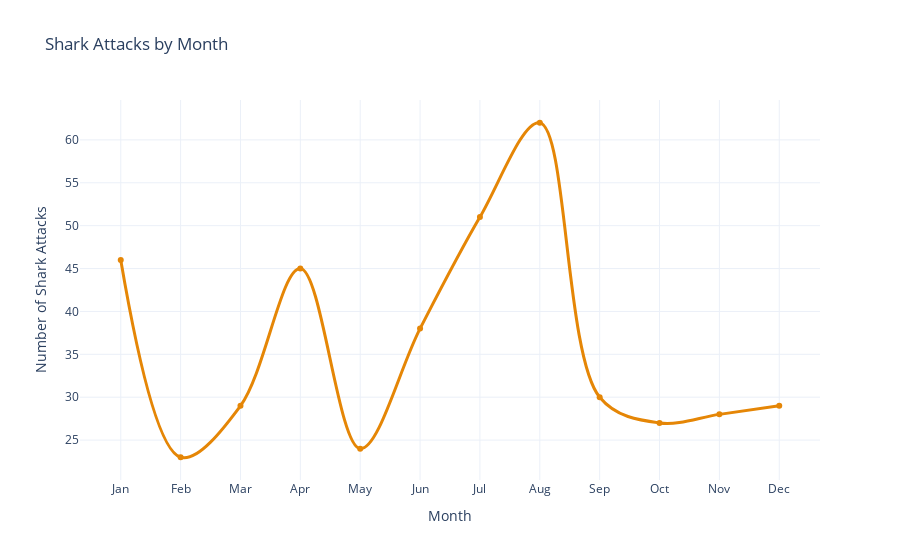

Source (notebook cell):
### Code cell
month_map = {
    'Jan': 1, 'January': 1,
    'Feb': 2, 'February': 2,
    'Mar': 3, 'March': 3,
    'Apr': 4, 'April': 4,
    'May': 5,
    'Jun': 6, 'June': 6,
    'Jul': 7, 'July': 7,
    'Aug': 8, 'August': 8,
    'Sep': 9, 'Sept': 9, 'September': 9,
    'Oct': 10, 'October': 10,
    'Nov': 11, 'November': 11,
    'Dec': 12, 'December': 12
}
df['Month_Num'] = df['MM'].map(month_map)
df = df.dropna(subset=['Month_Num'])
attacks_by_month = df.groupby(['Month_Num', 'MM']).size().reset_index(name='Count')
attacks_by_month = attacks_by_month.sort_values('Month_Num')
import plotly.express as px
import plotly.io as pio
pio.renderers.default = 'vscode'
fig = px.line(
    attacks_by_month,
    x='MM',
    y='Count',
    title='Shark Attacks by Month',
    markers=True,
    line_shape='spline',
    color_discrete_sequence=px.colors.qualitative.Vivid
)
fig.update_traces(line=dict(width=3))
fig.update_layout(
    xaxis_title='Month',
    yaxis_title='Number of Shark Attacks',
    template='plotly_white',
    hovermode='x unified'
)
fig.show()

### Figure 1 — Plotly figure (JSON) as saved in the notebook; plotly's stock layout.template omitted (floating-point values rounded to 4 significant figures)
{"data": [{"hovertemplate": "MM=%{x}<br>Count=%{y}<extra></extra>", "legendgroup": "", "line": {"color": "rgb(229, 134, 6)", "dash": "solid", "shape": "spline", "width": 3}, "marker": {"symbol": "circle"}, "mode": "lines+markers", "name": "", "orientation": "v", "showlegend": false, "type": "scatter", "x": ["Jan", "Feb", "Mar", "Apr", "May", "Jun", "Jul", "Aug", "Sep", "Oct", "Nov", "Dec"], "xaxis": "x", "y": [46, 23, 29, 45, 24, 38, 51, 62, 30, 27, 28, 29], "yaxis": "y"}], "layout": {"hovermode": "x unified", "legend": {"tracegroupgap": 0}, "title": {"text": "Shark Attacks by Month"}, "xaxis": {"anchor": "y", "domain": [0, 1], "title": {"text": "Month"}}, "yaxis": {"anchor": "x", "domain": [0, 1], "title": {"text": "Number of Shark Attacks"}}}}
